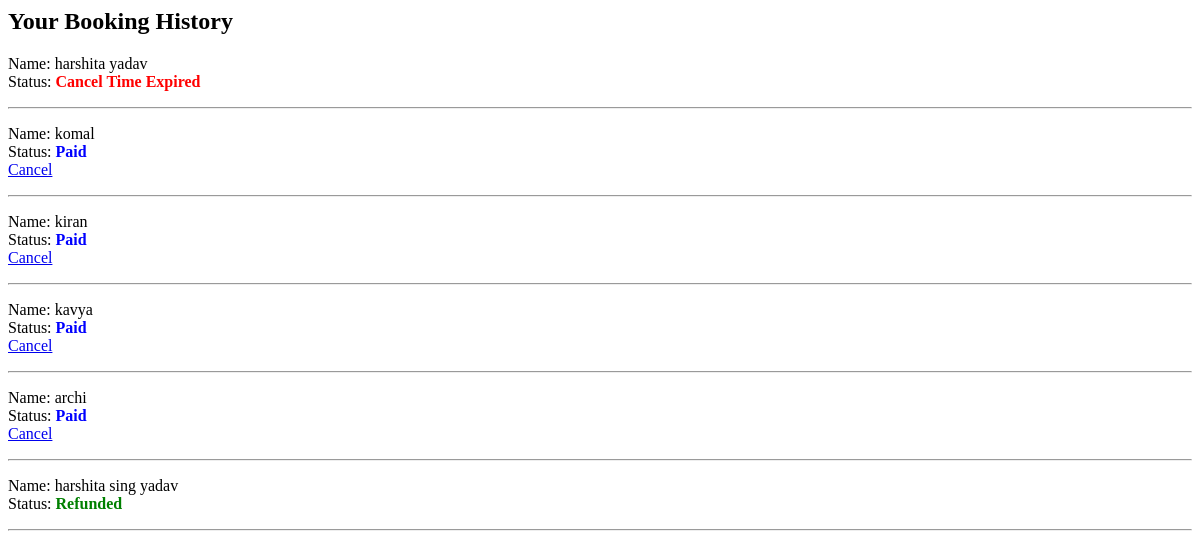
Before: /history (signed in) with the older database file.
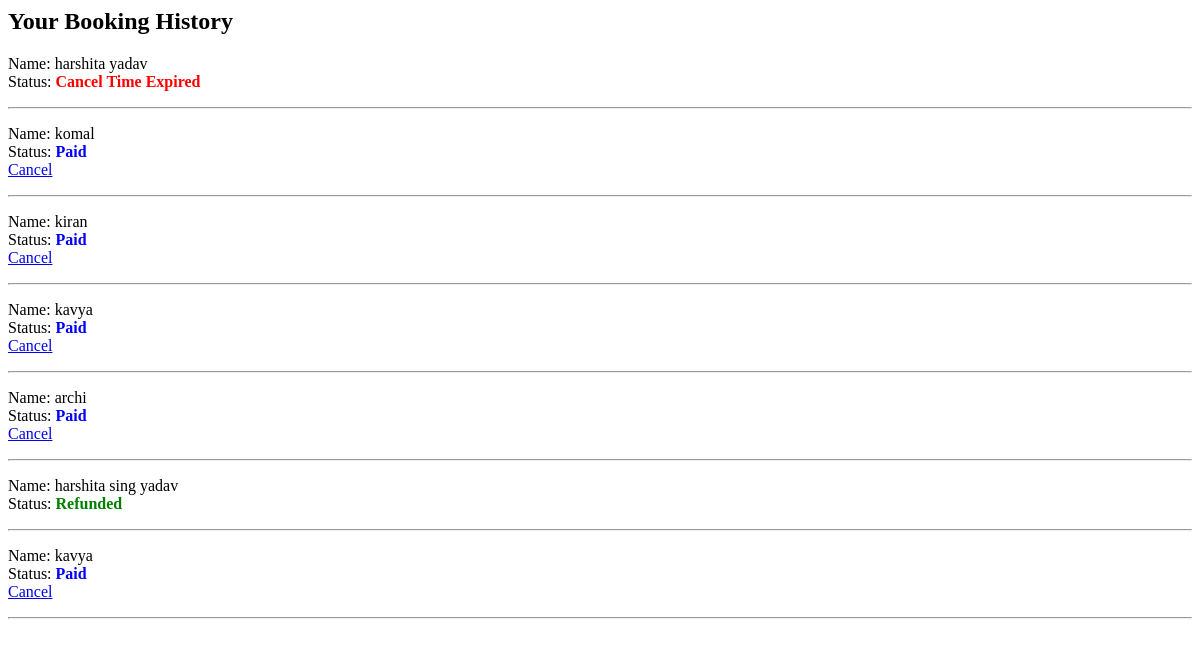
After: the same page with the newer database file.
### myapp/models.py (models this page shows, shortened)
class roomBook(models.Model):
    user = models.ForeignKey(User, on_delete=models.CASCADE)
    id = models.AutoField(primary_key=True)
    your_name = models.CharField(max_length=100)
    your_email = models.EmailField(max_length=100)
    checkin = models.DateField()
    checkout = models.DateField()
    guests = models.IntegerField()
    payment_status = models.CharField(max_length=20, default="Pending")
    paypal_order_id = models.CharField(max_length=200, null=True, blank=True)
    paypal_capture_id = models.CharField(max_length=200, null= True, blank = True)
    created_at = models.DateTimeField(auto_now_add=True)

### myapp/views.py (the view)
# urls.py: path('history', views.history, name='history'),
def history(request):
    if request.user.is_anonymous:
        return redirect("/login")
    bookings = roomBook.objects.all()#filter(your_email=request.user.email)
    return render(request, "history.html", {"bookings": bookings})

### templates/history.html
{% load static %}
<h2>Your Booking History</h2>
{% for b in bookings %}
<p>
Name: {{b.your_name}} <br>
Status:
{% if b.payment_status == "Paid" %}
    <span style="color:blue; font-weight:bold;">{{b.payment_status}}</span>
{% elif b.payment_status == "Pending" %}
    <span style="color:orange; font-weight:bold;">{{b.payment_status}}</span>
{% elif b.payment_status == "Refunded" %}
    <span style="color:green; font-weight:bold;">{{b.payment_status}}</span>
{% elif b.payment_status == "Cancel Time Expired" %}
    <span style="color:red; font-weight:bold;">{{b.payment_status}}</span>
{% endif %}
<br>
{% if b.payment_status == "Paid" or b.payment_status == "Pending" %}
    <a href="/cancel_booking/{{b.id}}">Cancel</a>
{% endif %}
</p>
<hr>
{% endfor %}

Changed rows visible on the page:
added roomBook: your_name "kavya", payment_status "Paid"
